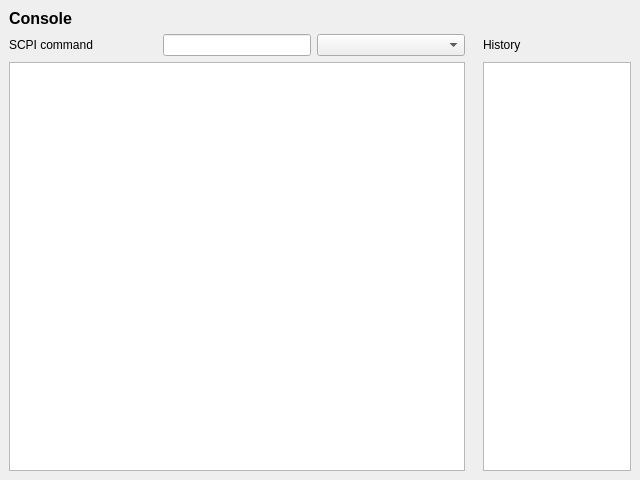
<?xml version="1.0" encoding="UTF-8"?>
<ui version="4.0">
 <class>console</class>
 <widget class="QMainWindow" name="console">
  <property name="geometry">
   <rect>
    <x>0</x>
    <y>0</y>
    <width>640</width>
    <height>480</height>
   </rect>
  </property>
  <property name="windowTitle">
   <string>Console on Libera Spark</string>
  </property>
  <widget class="QWidget" name="centralwidget">
   <layout class="QGridLayout" name="gridLayout">
    <item row="0" column="0" colspan="5">
     <widget class="QLabel" name="label">
      <property name="font">
       <font>
        <family>Arial</family>
        <pointsize>12</pointsize>
        <weight>75</weight>
        <italic>false</italic>
        <bold>true</bold>
       </font>
      </property>
      <property name="text">
       <string>Console</string>
      </property>
     </widget>
    </item>
    <item row="1" column="0">
     <widget class="QLabel" name="label_2">
      <property name="font">
       <font>
        <family>Arial</family>
       </font>
      </property>
      <property name="text">
       <string>SCPI command</string>
      </property>
     </widget>
    </item>
    <item row="2" column="0" colspan="3">
     <widget class="QTextBrowser" name="console_output">
      <property name="sizePolicy">
       <sizepolicy hsizetype="Expanding" vsizetype="Expanding">
        <horstretch>2</horstretch>
        <verstretch>0</verstretch>
       </sizepolicy>
      </property>
      <property name="font">
       <font>
        <family>Courier New</family>
       </font>
      </property>
     </widget>
    </item>
    <item row="2" column="5">
     <widget class="QTextBrowser" name="console_history">
      <property name="sizePolicy">
       <sizepolicy hsizetype="Expanding" vsizetype="Expanding">
        <horstretch>2</horstretch>
        <verstretch>0</verstretch>
       </sizepolicy>
      </property>
     </widget>
    </item>
    <item row="1" column="1">
     <widget class="QLineEdit" name="scpi_command">
      <property name="font">
       <font>
        <family>Arial</family>
       </font>
      </property>
     </widget>
    </item>
    <item row="1" column="5">
     <widget class="QLabel" name="label_3">
      <property name="font">
       <font>
        <family>Arial</family>
       </font>
      </property>
      <property name="text">
       <string>History</string>
      </property>
     </widget>
    </item>
    <item row="1" column="2">
     <widget class="QComboBox" name="comboSCPI">
      <property name="font">
       <font>
        <family>Arial</family>
       </font>
      </property>
      <property name="currentIndex">
       <number>-1</number>
      </property>
      <property name="maxVisibleItems">
       <number>15</number>
      </property>
     </widget>
    </item>
   </layout>
  </widget>
 </widget>
 <resources/>
 <connections/>
</ui>
